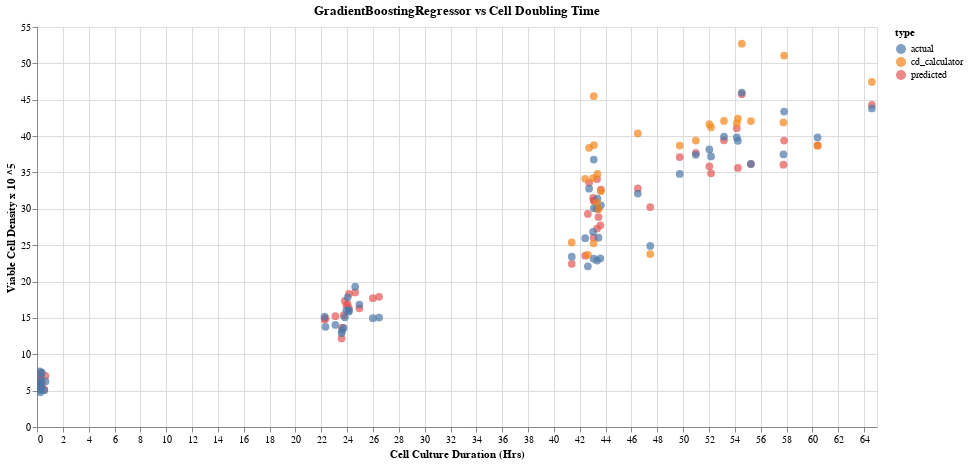

The code cell stored with this chart in its notebook:
### Code cell
chart3 = alt.Chart(to_plot_all[~((to_plot_all['duration'] < 30) &  (to_plot_all['type'] =='cd_calculator'))]).mark_circle(size=60,).encode(
    alt.X('duration', title='Cell Culture Duration (Hrs)'),
    alt.Y('VCD',title='Viable Cell Density x 10 ^5'),
    color = 'type',
    tooltip = ["type", 'VCD', 'duration','Process_lot']

).properties(
    width=840,
    height=400,
    title='GradientBoostingRegressor vs Cell Doubling Time'
)
sav = (chart3 ).interactive()

sav

### Figure 1 — Vega-Lite specification as saved in the notebook (floating-point values rounded to 4 significant figures; data arrays with more than 128 entries replaced by an {"elided": "..."} marker saying what was removed)
{"config": {"view": {"continuousWidth": 400, "continuousHeight": 300}}, "data": {"name": "data-cb9bdb9e9416eaa60608faa23cedf782"}, "mark": {"type": "circle", "size": 60}, "encoding": {"color": {"type": "nominal", "field": "type"}, "tooltip": [{"type": "nominal", "field": "type"}, {"type": "quantitative", "field": "VCD"}, {"type": "quantitative", "field": "duration"}, {"type": "quantitative", "field": "Process_lot"}], "x": {"type": "quantitative", "field": "duration", "title": "Cell Culture Duration (Hrs)"}, "y": {"type": "quantitative", "field": "VCD", "title": "Viable Cell Density x 10 ^5"}}, "height": 400, "selection": {"selector002": {"type": "interval", "bind": "scales", "encodings": ["x", "y"]}}, "title": "GradientBoostingRegressor vs Cell Doubling Time", "width": 840, "$schema": "https://vega.github.io/schema/vega-lite/v4.8.1.json", "datasets": {"data-cb9bdb9e9416eaa60608faa23cedf782": {"elided": "141 records"}}}
